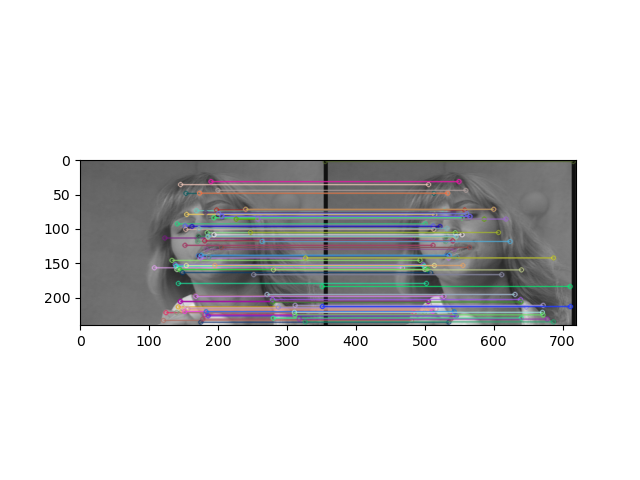

Here is the Python script that generated this plot:
import cv2
import numpy as np
from matplotlib import pyplot as plt

#Harris Corner Detection
susie1 = cv2.imread("../SHARED_DigitalForensics/Labworks/LabWork_2/susie.png", 0)
susie2 = cv2.imread("../SHARED_DigitalForensics/Labworks/LabWork_2/susie.png", 0)

# Initiate SIFT detector
sift = cv2.SIFT_create()

# find the keypoints and descriptors with SIFT
kp1, des1 = sift.detectAndCompute(susie1,None)
kp2, des2 = sift.detectAndCompute(susie2,None)

# BFMatcher with default params
bf = cv2.BFMatcher()
matches = bf.knnMatch(des1,des2, k=2)

# Apply ratio test
good = []
for m,n in matches:
    if m.distance < 0.75*n.distance:
        good.append([m])

# cv2.drawMatchesKnn expects list of lists as matches.
img3 = cv2.drawMatchesKnn(susie1,kp1,susie2,kp2,good,None,flags=cv2.DrawMatchesFlags_NOT_DRAW_SINGLE_POINTS)

plt.imshow(img3),plt.show()
